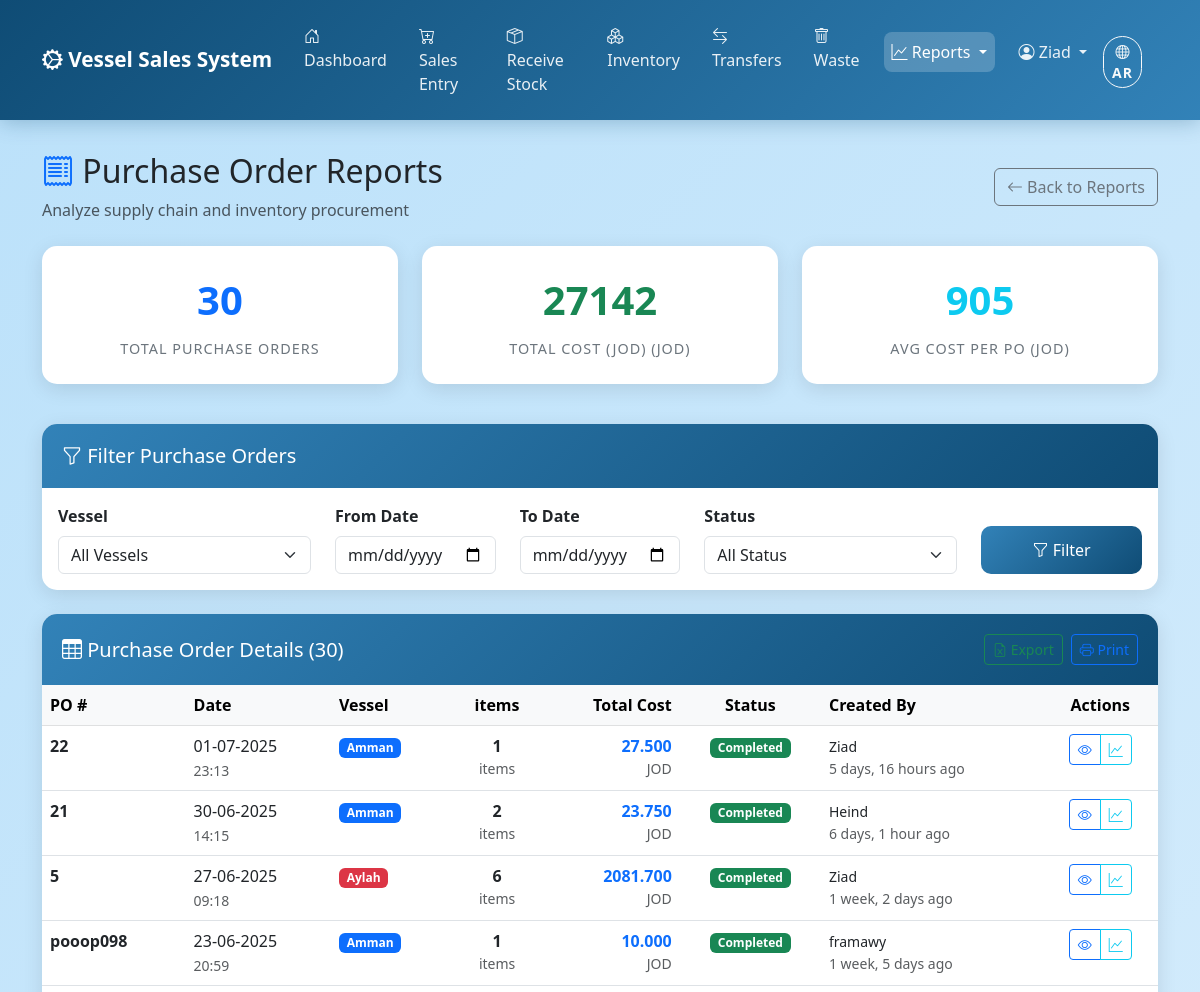
Before: /reports/purchase-orders/ (signed in, upper part) with the older database file.
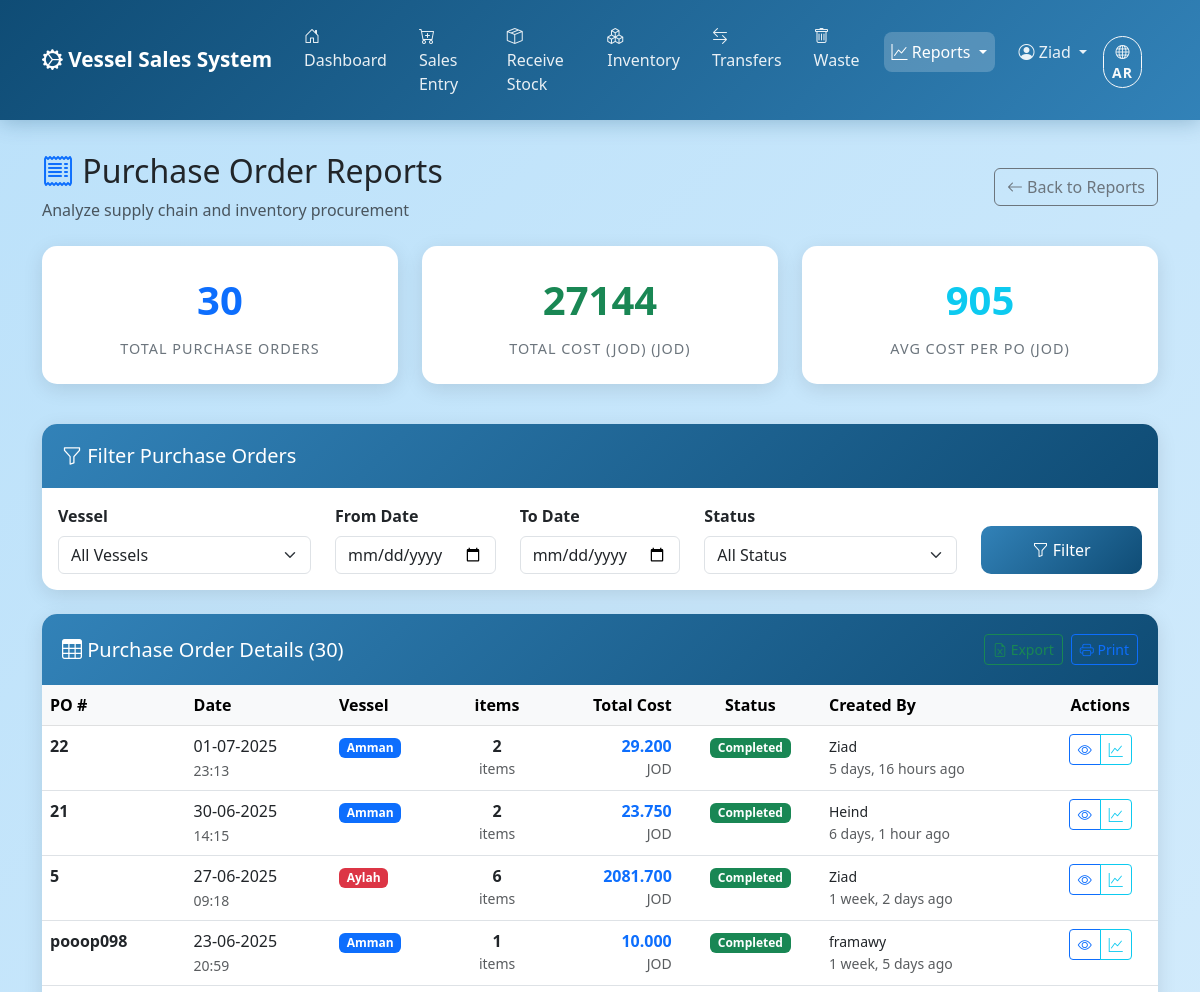
After: the same page with the newer database file.
### transactions/models.py (models this page shows, shortened)
class PurchaseOrder(models.Model):
    po_number = models.CharField(
        max_length=50,
        unique=True,
        help_text="Unique purchase order identifier (e.g., PO-AM-001-2024)"
    )
    vessel = models.ForeignKey(Vessel, on_delete=models.PROTECT, related_name='purchase_orders')
    po_date = models.DateField()
    is_completed = models.BooleanField(default=False)
    notes = models.TextField(blank=True)
    created_at = models.DateTimeField(auto_now_add=True)
    updated_at = models.DateTimeField(auto_now=True)
    created_by = models.ForeignKey(User, on_delete=models.SET_NULL, null=True, blank=True)
    class Meta:
        ordering = ['-po_date', '-created_at']
        verbose_name = 'Purchase Order'
        verbose_name_plural = 'Purchase Orders'
        indexes = [
            models.Index(fields=['vessel'], name='purchaseorder_vessel_idx'),
            models.Index(fields=['po_date'], name='purchaseorder_date_idx'),
            models.Index(fields=['is_completed'], name='purchaseorder_completed_idx'),
            models.Index(fields=['vessel', 'is_completed'], name='purchaseorder_vessel_status_idx'),
        ]
    @property
    def total_cost(self):
        if hasattr(self, '_prefetched_objects_cache') and 'supply_transactions' in self._prefetched_objects_cache:
            return sum(
                tx.unit_price * tx.quantity
                for tx in self._prefetched_objects_cache['supply_transactions']
            )
        else:
            return self.supply_transactions.aggregate(
                total=Sum(F('unit_price') * F('quantity'))
            )['total'] or 0
    @property
    def transaction_count(self):
        if hasattr(self, '_prefetched_objects_cache') and 'supply_transactions' in self._prefetched_objects_cache:
            return len(self._prefetched_objects_cache['supply_transactions'])
        else:
            return self.supply_transactions.count()

class Transaction(models.Model):
    TRANSACTION_TYPES = [
        ('SUPPLY', 'Supply (Stock Received)'),
        ('SALE', 'Sale (Sold to Customers)'),
        ('TRANSFER_OUT', 'Transfer Out (Sent to Another Vessel)'),
        ('TRANSFER_IN', 'Transfer In (Received from Another Vessel)'),
        ('WASTE', 'Waste (Items Removed from Inventory)'),
    ]
    DAMAGE_REASONS = [
        ('DAMAGED', 'Physical Damage'),
        ('EXPIRED', 'Expired Product'),
        ('CONTAMINATED', 'Contaminated'),
        ('RECALL', 'Product Recall'),
        ('OTHER', 'Other (Specify in Notes)'),
    ]
    vessel = models.ForeignKey(Vessel, on_delete=models.PROTECT, related_name='transactions')
    product = models.ForeignKey(Product, on_delete=models.PROTECT, related_name='transactions')
    transaction_type = models.CharField(max_length=15, choices=TRANSACTION_TYPES)
    transaction_date = models.DateField()
    quantity = models.DecimalField(
        max_digits=10,
        decimal_places=3,
        validators=[MinValueValidator(Decimal('0.001'))],
        help_text="Quantity involved in this transaction"
    )
    boxes = models.IntegerField(
        null=True,
        blank=True,
        validators=[MinValueValidator(1)],
        help_text="Number of boxes (for supply transactions)"
    )
    items_per_box = models.IntegerField(
        null=True,
        blank=True,
        validators=[MinValueValidator(1)],
        help_text="Items per box (for supply transactions)"
    )
    unit_price = models.DecimalField(
        max_digits=20,
        decimal_places=6,
        validators=[MinValueValidator(Decimal('0.001'))],
        blank=True,
        help_text="Price per unit for this transaction (JOD)"
    )
    notes = models.TextField(
        blank=True,
        help_text="Additional notes or FIFO consumption details"
    )
    transfer_to_vessel = models.ForeignKey(
        Vessel,
        on_delete=models.PROTECT,
        null=True,
        blank=True,
        related_name='incoming_transfers',
        help_text="For TRANSFER_OUT: destination vessel"
    )
    transfer_from_vessel = models.ForeignKey(
        Vessel,
        on_delete=models.PROTECT,
        null=True,
        blank=True,
        related_name='outgoing_transfers',
        help_text="For TRANSFER_IN: source vessel"
    )
    related_transfer = models.ForeignKey(
        'self',
        on_delete=models.SET_NULL,
        null=True,
        blank=True,
        help_text="Links TRANSFER_OUT with corresponding TRANSFER_IN"
    )
    damage_reason = models.CharField(
        max_length=20,
        choices=DAMAGE_REASONS,
        blank=True,
        help_text="Reason for waste (only for WASTE transactions)"
    )
    waste_report = models.ForeignKey(
        'WasteReport',
        on_delete=models.CASCADE,
        null=True,
        blank=True,
        related_name='waste_transactions',
        help_text="Waste report this transaction belongs to (for WASTE transactions only)"
    )
    trip = models.ForeignKey(Trip, on_delete=models.CASCADE, related_name='sales_transactions', null=True, blank=True)
    purchase_order = models.ForeignKey(PurchaseOrder, on_delete=models.CASCADE, related_name='supply_transactions', null=True, blank=True)
    transfer = models.ForeignKey(Transfer, on_delete=models.CASCADE, related_name='transactions', null=True, blank=True)
    created_at = models.DateTimeField(auto_now_add=True)
    updated_at = models.DateTimeField(auto_now=True)
    created_by = models.ForeignKey(User, on_delete=models.SET_NULL, null=True, blank=True)
    class Meta:
        ordering = ['-transaction_date', '-created_at']
        verbose_name = 'Transaction'
        verbose_name_plural = 'Transactions'
        indexes = [
            models.Index(fields=['vessel', 'transaction_type', 'transaction_date'], name='transaction_vessel__d9b8e9_idx'),
            models.Index(fields=['transaction_date', 'vessel'], name='transaction_transac_5c2c61_idx'),
            models.Index(fields=['product'], name='transaction_product_idx'),
            models.Index(fields=['trip'], name='transaction_trip_idx'),
            models.Index(fields=['purchase_order'], name='transaction_po_idx'),
            models.Index(fields=['created_by'], name='transaction_created_by_idx'),
            models.Index(fields=['vessel', 'product', 'transaction_date'], name='transaction_vessel_product_date_idx'),
            models.Index(fields=['product', 'transaction_type'], name='transaction_product_type_idx'),
            models.Index(fields=['transfer_to_vessel'], name='transaction_transfer_to_idx'),
            models.Index(fields=['transfer_from_vessel'], name='transaction_transfer_from_idx'),
        ]

### frontend/reports_views.py (the view)
# urls.py: path('reports/purchase-orders/', reports_views.po_reports, name='po_reports'),
@reports_access_required
def po_reports(request):
    purchase_orders = PurchaseOrder.objects.select_related(
        'vessel', 'created_by'
    ).prefetch_related(
        Prefetch(
            'supply_transactions',
            queryset=Transaction.objects.select_related('product', 'product__category')
        )
    ).annotate(
        annotated_total_cost=Sum(
            F('supply_transactions__unit_price') * F('supply_transactions__quantity'),
            output_field=models.DecimalField()
        ),
        annotated_transaction_count=Count('supply_transactions'),
    )
    purchase_orders = TransactionQueryHelper.apply_common_filters(
        purchase_orders, request,
        date_field='po_date',
        status_field='is_completed'
    )
    purchase_orders = purchase_orders.order_by('-po_date', '-created_at')
    total_pos = purchase_orders.count()
    total_cost = sum(po.total_cost for po in purchase_orders)
    avg_cost_per_po = total_cost / total_pos if total_pos > 0 else 0
    context = {
        'purchase_orders': purchase_orders,
        'summary': {
            'total_pos': total_pos,
            'total_cost': total_cost,
            'avg_cost_per_po': avg_cost_per_po,
        }
    }
    context.update(TransactionQueryHelper.get_filter_context(request))
    return render(request, 'frontend/po_reports.html', context)

### frontend/context_processors.py (called while the page is built)
def language_context(request):
    current_language = request.session.get('preferred_language', 'en')
    is_rtl = current_language == 'ar'
    return {
        'CURRENT_LANGUAGE': current_language,
        'IS_RTL': is_rtl,
        'LANGUAGE_DIRECTION': 'rtl' if is_rtl else 'ltr',
        'AVAILABLE_LANGUAGES': [
            {'code': 'en', 'name': 'English', 'native': 'English'},
            {'code': 'ar', 'name': 'Arabic', 'native': 'العربية'},
        ]
    }

### frontend/permissions.py (called while the page is built, shortened)
def get_user_role(user):
    if not user.is_authenticated:
        return None
    if user.is_superuser:
        return UserRoles.SUPERUSER

def has_role(user, required_roles):
    if not user.is_authenticated:
        return False
    if user.is_superuser:
        return True
    if isinstance(required_roles, str):
        required_roles = [required_roles]
    user_groups = set(user.groups.values_list('name', flat=True))
    required_groups = set(required_roles)
    return bool(user_groups.intersection(required_groups))

def is_superuser_only(user):
    return user.is_authenticated and user.is_superuser

def can_access_inventory(user):
    return user.is_authenticated  # All authenticated users can view inventory

### templates/frontend/po_reports.html (shortened to what the changed rows need)
{% extends 'frontend/base.html' %}
{% load static %}
{% block content %}
<div class="row mb-4">
    <div class="col-12">
        <div class="d-flex justify-content-between align-items-center">
            <div>
                <h2>
                    <i class="bi bi-receipt text-primary"></i>
                    <span data-translate="purchase_order_reports">Purchase Order Reports</span>
                </h2>
            </div>
        </div>
    </div>
</div>
<div class="row mb-4">
    <div class="col-md-4 col-sm-6 mb-3">
        <div class="stats-card">
            <div class="stats-number text-success" data-number data-original="{{ summary.total_cost|floatformat:0 }}">{{ summary.total_cost|floatformat:0 }}</div>
            <div class="stats-label"><span data-translate="total_cost_jod">Total Cost</span> (<span dir="ltr" data-currency-symbol>JOD</span>)</div>
        </div>
    </div>
</div>
<div class="row">
    <div class="col-12">
        <div class="card">
            <div class="card-body p-0">
                <div class="table-responsive">
                    <table class="table table-hover mb-0">
                        <thead class="table-light">
                            <tr>
                                <th><span data-translate="po_hash">PO #</span></th>
                                <th><span data-translate="date">Date</span></th>
                                <th><span data-translate="vessel">Vessel</span></th>
                                <th class="text-center"><span data-translate="items">Items</span></th>
                                <th class="text-end"><span data-translate="total_cost">Total Cost</span></th>
                                <th class="text-center"><span data-translate="status">Status</span></th>
                                <th><span data-translate="created_by">Created By</span></th>
                                <th class="text-center"><span data-translate="actions">Actions</span></th>
                            </tr>
                        </thead>
                        <tbody>
                            {% for po in purchase_orders %}
                            <tr>
                                <td>
                                    <strong><span data-number data-original="{{ po.po_number }}" class="po-number">{{ po.po_number }}</span></strong>
                                </td>
                                <td>
                                    <div><span data-po-date data-original="{{ po.po_date|date:'d-m-Y' }}">{{ po.po_date|date:"d-m-Y" }}</span></div>
                                    <small class="text-muted"><span data-number data-original="{{ po.created_at|date:'H:i' }}">{{ po.created_at|date:"H:i" }}</span></small>
                                </td>
                                <td>
                                    <span class="badge {% if po.vessel.name|lower == 'amman' %}bg-primary{% elif po.vessel.name|lower == 'aylah' %}bg-danger{% elif po.vessel.name|lower == 'sinaa' %}bg-success{% elif po.vessel.name|lower == 'nefertiti' %}bg-secondary{% elif po.vessel.name|lower == 'babel' %}bg-warning{% elif po.vessel.name|lower == 'dahab' %}bg-info{% else %}bg-primary{% endif %}">
                                        <span class="vessel-name" data-en="{{ po.vessel.name }}" data-ar="{{ po.vessel.name_ar }}">{{ po.vessel.name }}</span>
                                    </span>
                                </td>
                                <td class="text-center">
                                    <span class="fw-bold" data-number data-original="{{ po.transaction_count }}">{{ po.transaction_count }}</span>
                                    <small class="text-muted d-block"><span data-translate="items">items</span></small>
                                </td>
                                <td class="text-end">
                                    <span class="fw-bold text-primary" data-number data-original="{{ po.total_cost|floatformat:3 }}">{{ po.total_cost|floatformat:3 }}</span>
                                    <small class="text-muted d-block"><span data-currency-symbol>JOD</span></small>
                                </td>
                                <td class="text-center">
                                    {% if po.is_completed %}
                                        <span class="badge bg-success"><span data-translate="completed">Completed</span></span>
                                    {% else %}
                                        <span class="badge bg-warning"><span data-translate="in_progress">In Progress</span></span>
                                    {% endif %}
                                </td>
                                <td>
                                    <small>{{ po.created_by.username|default:"System" }}</small>
                                    <small class="text-muted d-block transaction-time" data-time="{{ po.created_at|timesince }}">{{ po.created_at|timesince }} <span data-translate="ago">ago</span></small>
                                </td>
                                <td class="text-center">
                                    <div class="btn-group btn-group-sm">
                                        <a href="{% url 'frontend:po_supply' po.id %}" class="btn btn-outline-primary" data-translate-title="view_details">
                                            <i class="bi bi-eye"></i>
                                        </a>
                                        <button class="btn btn-outline-info" onclick="viewPOAnalytics({{ po.id }})" data-translate-title="analytics">
                                            <i class="bi bi-graph-up"></i>
                                        </button>
                                    </div>
                                </td>
                            </tr>
                            {% endfor %}
                        </tbody>
                    </table>
                </div>
            </div>
        </div>
    </div>
</div>
{% endblock %}

Changed rows visible on the page:
changed PurchaseOrder (number 1 of 4 on the later page): transaction_count "1" → "2"; total_cost "27.500" → "29.200"
Other visible differences:
{{ summary.total_cost|floatformat:0 }}: "27142" → "27144"
